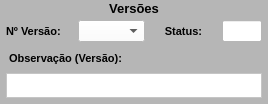
           <widget class="QWidget" name="widget_5" native="true">
            <property name="sizePolicy">
             <sizepolicy hsizetype="Preferred" vsizetype="Preferred">
              <horstretch>0</horstretch>
              <verstretch>0</verstretch>
             </sizepolicy>
            </property>
            <property name="minimumSize">
             <size>
              <width>0</width>
              <height>0</height>
             </size>
            </property>
            <property name="maximumSize">
             <size>
              <width>16777215</width>
              <height>200</height>
             </size>
            </property>
            <property name="font">
             <font>
              <pointsize>8</pointsize>
             </font>
            </property>
            <property name="styleSheet">
             <string notr="true">background-color: rgb(182, 182, 182);</string>
            </property>
            <layout class="QVBoxLayout" name="verticalLayout_10">
             <property name="spacing">
              <number>1</number>
             </property>
             <property name="leftMargin">
              <number>1</number>
             </property>
             <property name="topMargin">
              <number>1</number>
             </property>
             <property name="rightMargin">
              <number>1</number>
             </property>
             <property name="bottomMargin">
              <number>3</number>
             </property>
             <item>
              <widget class="QLabel" name="label_66">
               <property name="sizePolicy">
                <sizepolicy hsizetype="Preferred" vsizetype="Preferred">
                 <horstretch>0</horstretch>
                 <verstretch>0</verstretch>
                </sizepolicy>
               </property>
               <property name="maximumSize">
                <size>
                 <width>16777215</width>
                 <height>16777215</height>
                </size>
               </property>
               <property name="font">
                <font>
                 <pointsize>10</pointsize>
                 <weight>75</weight>
                 <bold>true</bold>
                </font>
               </property>
               <property name="text">
                <string>Versões</string>
               </property>
               <property name="alignment">
                <set>Qt::AlignCenter</set>
               </property>
              </widget>
             </item>
             <item>
              <widget class="QWidget" name="widget_19" native="true">
               <property name="sizePolicy">
                <sizepolicy hsizetype="Preferred" vsizetype="Preferred">
                 <horstretch>0</horstretch>
                 <verstretch>0</verstretch>
                </sizepolicy>
               </property>
               <property name="minimumSize">
                <size>
                 <width>0</width>
                 <height>0</height>
                </size>
               </property>
               <property name="maximumSize">
                <size>
                 <width>16777215</width>
                 <height>30</height>
                </size>
               </property>
               <property name="font">
                <font>
                 <pointsize>8</pointsize>
                </font>
               </property>
               <layout class="QHBoxLayout" name="horizontalLayout_11">
                <property name="spacing">
                 <number>5</number>
                </property>
                <property name="leftMargin">
                 <number>5</number>
                </property>
                <property name="topMargin">
                 <number>3</number>
                </property>
                <property name="rightMargin">
                 <number>5</number>
                </property>
                <property name="bottomMargin">
                 <number>3</number>
                </property>
                <item>
                 <widget class="QLabel" name="label_68">
                  <property name="sizePolicy">
                   <sizepolicy hsizetype="Preferred" vsizetype="Preferred">
                    <horstretch>0</horstretch>
                    <verstretch>0</verstretch>
                   </sizepolicy>
                  </property>
                  <property name="minimumSize">
                   <size>
                    <width>0</width>
                    <height>0</height>
                   </size>
                  </property>
                  <property name="maximumSize">
                   <size>
                    <width>70</width>
                    <height>16777215</height>
                   </size>
                  </property>
                  <property name="font">
                   <font>
                    <pointsize>8</pointsize>
                    <weight>75</weight>
                    <bold>true</bold>
                   </font>
                  </property>
                  <property name="text">
                   <string>Nº Versão:</string>
                  </property>
                  <property name="alignment">
                   <set>Qt::AlignLeading|Qt::AlignLeft|Qt::AlignVCenter</set>
                  </property>
                 </widget>
                </item>
                <item>
                 <widget class="QComboBox" name="combo_Versao">
                  <property name="sizePolicy">
                   <sizepolicy hsizetype="Preferred" vsizetype="Preferred">
                    <horstretch>0</horstretch>
                    <verstretch>0</verstretch>
                   </sizepolicy>
                  </property>
                  <property name="minimumSize">
                   <size>
                    <width>0</width>
                    <height>0</height>
                   </size>
                  </property>
                  <property name="maximumSize">
                   <size>
                    <width>16777215</width>
                    <height>25</height>
                   </size>
                  </property>
                  <property name="font">
                   <font>
                    <pointsize>8</pointsize>
                   </font>
                  </property>
                  <property name="styleSheet">
                   <string notr="true">background-color: rgb(255, 255, 255);</string>
                  </property>
                  <item>
                   <property name="text">
                    <string/>
                   </property>
                  </item>
                 </widget>
                </item>
                <item>
                 <widget class="QLabel" name="label_65">
                  <property name="sizePolicy">
                   <sizepolicy hsizetype="Preferred" vsizetype="Preferred">
                    <horstretch>0</horstretch>
                    <verstretch>0</verstretch>
                   </sizepolicy>
                  </property>
                  <property name="minimumSize">
                   <size>
                    <width>0</width>
                    <height>0</height>
                   </size>
                  </property>
                  <property name="maximumSize">
                   <size>
                    <width>70</width>
                    <height>16777215</height>
                   </size>
                  </property>
                  <property name="font">
                   <font>
                    <pointsize>8</pointsize>
                    <weight>75</weight>
                    <bold>true</bold>
                   </font>
                  </property>
                  <property name="text">
                   <string>Status:</string>
                  </property>
                  <property name="alignment">
                   <set>Qt::AlignCenter</set>
                  </property>
                 </widget>
                </item>
                <item>
                 <widget class="QLineEdit" name="line_Status">
                  <property name="sizePolicy">
                   <sizepolicy hsizetype="Preferred" vsizetype="Preferred">
                    <horstretch>0</horstretch>
                    <verstretch>0</verstretch>
                   </sizepolicy>
                  </property>
                  <property name="minimumSize">
                   <size>
                    <width>0</width>
                    <height>0</height>
                   </size>
                  </property>
                  <property name="maximumSize">
                   <size>
                    <width>40</width>
                    <height>16777215</height>
                   </size>
                  </property>
                  <property name="font">
                   <font>
                    <pointsize>8</pointsize>
                   </font>
                  </property>
                  <property name="styleSheet">
                   <string notr="true">background-color: rgb(255, 255, 255);</string>
                  </property>
                  <property name="alignment">
                   <set>Qt::AlignCenter</set>
                  </property>
                  <property name="placeholderText">
                   <string/>
                  </property>
                 </widget>
                </item>
               </layout>
              </widget>
             </item>
             <item>
              <widget class="QWidget" name="widget_26" native="true">
               <property name="sizePolicy">
                <sizepolicy hsizetype="Preferred" vsizetype="Preferred">
                 <horstretch>0</horstretch>
                 <verstretch>0</verstretch>
                </sizepolicy>
               </property>
               <property name="maximumSize">
                <size>
                 <width>16777215</width>
                 <height>16777215</height>
                </size>
               </property>
               <property name="font">
                <font>
                 <pointsize>8</pointsize>
                </font>
               </property>
               <property name="styleSheet">
                <string notr="true"/>
               </property>
               <layout class="QVBoxLayout" name="verticalLayout_9">
                <property name="spacing">
                 <number>5</number>
                </property>
                <property name="leftMargin">
                 <number>5</number>
                </property>
                <property name="topMargin">
                 <number>3</number>
                </property>
                <property name="rightMargin">
                 <number>5</number>
                </property>
                <property name="bottomMargin">
                 <number>3</number>
                </property>
                <item>
                 <widget class="QWidget" name="widget_6" native="true">
                  <property name="sizePolicy">
                   <sizepolicy hsizetype="Preferred" vsizetype="Preferred">
                    <horstretch>0</horstretch>
                    <verstretch>0</verstretch>
                   </sizepolicy>
                  </property>
                  <property name="font">
                   <font>
                    <pointsize>8</pointsize>
                   </font>
                  </property>
                  <layout class="QHBoxLayout" name="horizontalLayout_14">
                   <property name="spacing">
                    <number>3</number>
                   </property>
                   <property name="leftMargin">
                    <number>3</number>
                   </property>
                   <property name="topMargin">
                    <number>3</number>
                   </property>
                   <property name="rightMargin">
                    <number>3</number>
                   </property>
                   <property name="bottomMargin">
                    <number>3</number>
                   </property>
                   <item>
                    <widget class="QLabel" name="label_29">
                     <property name="sizePolicy">
                      <sizepolicy hsizetype="Preferred" vsizetype="Preferred">
                       <horstretch>0</horstretch>
                       <verstretch>0</verstretch>
                      </sizepolicy>
                     </property>
                     <property name="minimumSize">
                      <size>
                       <width>0</width>
                       <height>0</height>
                      </size>
                     </property>
                     <property name="maximumSize">
                      <size>
                       <width>16777215</width>
                       <height>16777215</height>
                      </size>
                     </property>
                     <property name="font">
                      <font>
                       <pointsize>8</pointsize>
                       <weight>75</weight>
                       <bold>true</bold>
                      </font>
                     </property>
                     <property name="text">
                      <string>Observação (Versão):</string>
                     </property>
                     <property name="alignment">
                      <set>Qt::AlignLeading|Qt::AlignLeft|Qt::AlignVCenter</set>
                     </property>
                    </widget>
                   </item>
                   <item>
                    <widget class="QLabel" name="label_6">
                     <property name="sizePolicy">
                      <sizepolicy hsizetype="Preferred" vsizetype="Preferred">
                       <horstretch>0</horstretch>
                       <verstretch>0</verstretch>
                      </sizepolicy>
                     </property>
                     <property name="font">
                      <font>
                       <pointsize>8</pointsize>
                      </font>
                     </property>
                     <property name="text">
                      <string/>
                     </property>
                    </widget>
                   </item>
                  </layout>
                 </widget>
                </item>
                <item>
                 <widget class="QPlainTextEdit" name="plain_Obs_V">
                  <property name="sizePolicy">
                   <sizepolicy hsizetype="Preferred" vsizetype="Preferred">
                    <horstretch>0</horstretch>
                    <verstretch>0</verstretch>
                   </sizepolicy>
                  </property>
                  <property name="maximumSize">
                   <size>
                    <width>16777215</width>
                    <height>25</height>
                   </size>
                  </property>
                  <property name="font">
                   <font>
                    <pointsize>8</pointsize>
                   </font>
                  </property>
                  <property name="styleSheet">
                   <string notr="true">background-color: rgb(255, 255, 255);</string>
                  </property>
                 </widget>
                </item>
               </layout>
              </widget>
             </item>
            </layout>
           </widget>
